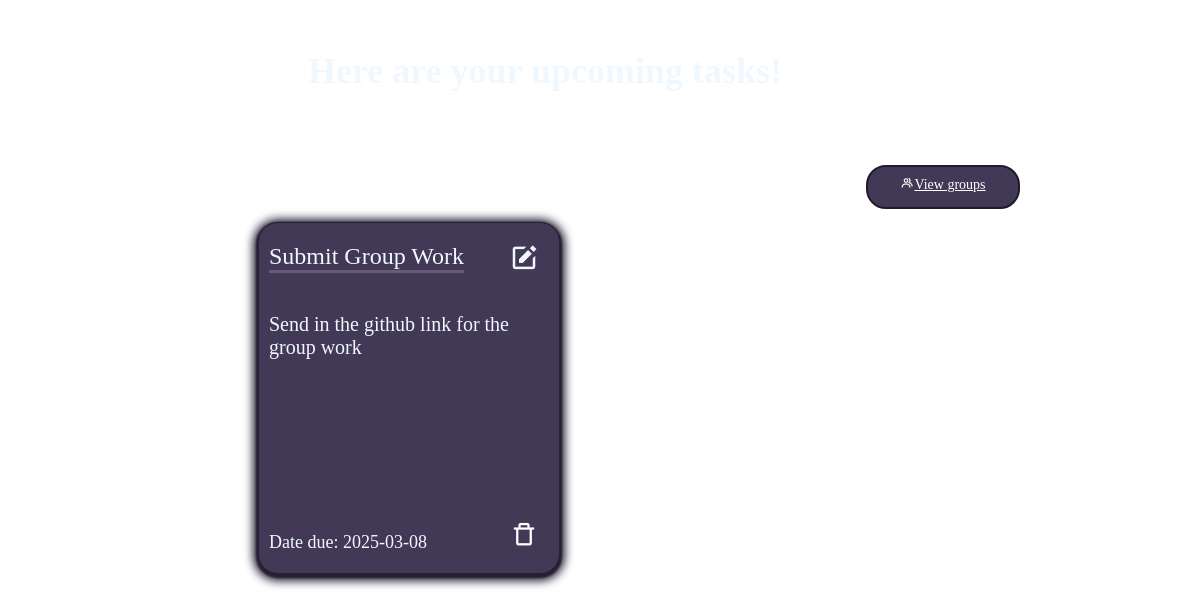
/task.php (signed in), run on the app's committed database.
### tables this page shows
CREATE TABLE "Tasks" (
	"Task_ID"	INTEGER NOT NULL,
	"Task_title"	TEXT NOT NULL,
	"Task_info"	TEXT,
	"Due_date"	TEXT NOT NULL,
	"User_ID"	INTEGER,
	PRIMARY KEY("Task_ID" AUTOINCREMENT),
	FOREIGN KEY("User_ID") REFERENCES "User"("User_ID")
);

### task.php (the view, shortened to what this page needs)
<?php include("db.php");
    $userID = $_SESSION['User_ID'];
    $query = $db->prepare('SELECT Task_ID, Task_title, Task_info, Due_date FROM Tasks WHERE User_ID = :userID');
    $query->bindValue(':userID', $userID, SQLITE3_INTEGER);
    $result = $query->execute();
?>
<!DOCTYPE html>
<html lang="en">
<head>
    <link rel="stylesheet" href="task.css">
    <link href='https://unpkg.com/boxicons@2.1.4/css/boxicons.min.css' rel='stylesheet'>
</head>
<body onload="loadsidebar()">
    <div class="title"><h1>Here are your upcoming tasks!</h1></div>
    <div class="group"><a href="userGroups.php"><i class='bx bx-group'></i>View groups</a></div>
    <div class="container">
        <div class="boxes">
            <?php while ($task = $result->fetchArray(SQLITE3_ASSOC)): ?>
                <div class="box">
                    <div class="box-title"><?php echo $task['Task_title']; ?></div>
                    <div class="editTask"><a href="editTask.php?taskID=<?php echo $task['Task_ID']; ?>"><i class='bx bxs-edit'></a></i></div>
                    <div class="content"><?php echo $task['Task_info']; ?></div>
                    <div class="dnt">Date due: <?php echo $task['Due_date']; ?></div>
                    <div class="trash">
                        <a href="delTask.php?taskID=<?php echo $task['Task_ID']; ?>" onclick="return confirm('Are you sure you have completed this task? Once completed the task will be removed!');"><i class='bx bx-trash-alt' ></i></a>
                    </div>
                </div>
            <?php endwhile; ?>
        </div>
    </div>
</body>
</html>

### task.css (style rules this page uses)
.title h1 { font-size: 36px; color: aliceblue; margin: 50px 0px 0px 300px; }
.group a { position: absolute; text-align: center; line-height: 36px; top: 16%; right: 15%; border-radius: 20px; width: 150px; height: 40px; background-color: #423956; font-size:14px; color: white; border: 2px solid #201b2c; }
.container { display: flex; justify-content: center; align-items: center; margin-top: 130px; margin-left: 250px; }
.boxes { display: grid; grid-template-columns: repeat(4, 1fr); grid-template-rows: repeat(2, 1fr); gap: 100px; width: fit-content; }
.box { position: relative; background-color: #423956; display: flex; justify-content: center; align-items: center; box-shadow: 0px 2px 10px 5px #262034, 0 2px 2px 2px #251f33; font-size: 30px; color: aliceblue; width: 300px; height: 350px; border: 1px solid #262034; border-radius: 20px; transition: 500ms; }
.box-title { position: absolute; font-size: 24px; top: 20px; left: 10px; border-bottom: 3px solid rgba(255,225,255,0.2); }
.editTask { position: absolute; top: 20px; right: 20px; }
.editTask a { color: aliceblue; }
.content { margin-top: 10px; position: absolute; top: 80px; left: 10px; font-size: 20px; }
.dnt { position: absolute; font-size: 18px; bottom: 20px; left: 10px; }
.trash { position: absolute; bottom: 20px; right: 20px; width: 50px; }
.trash a { display: inline-block; text-align: center; line-height: 20px; width: 70px; height: 22px; font-size: 27px; color: white; }

### data on the page
tasks: Task_title "Submit Group Work", Task_info "Send in the github link for the group work", Due_date "2025-03-08"
